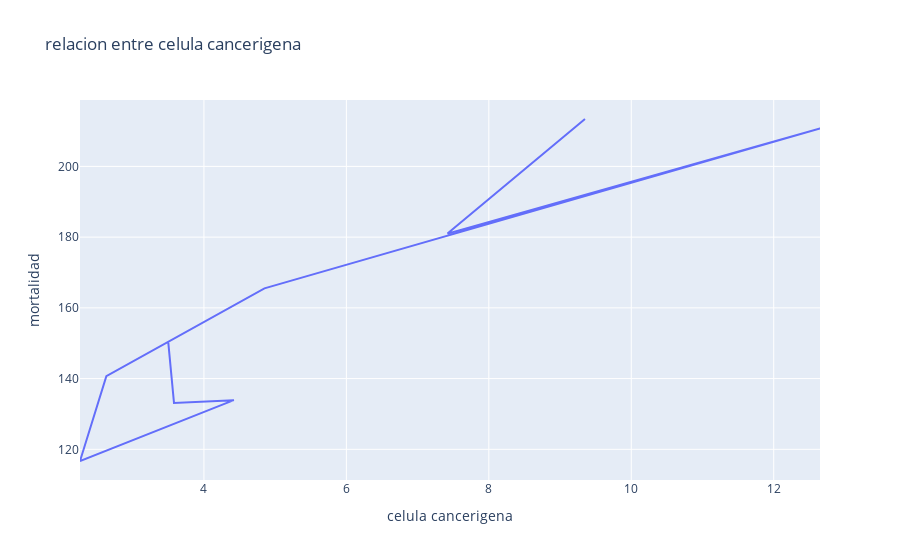

Notebook code cell kept with this figure:
### Code cell
import pandas as pd
import plotly.express as px
fig = px.line(tabla,x = tabla.keys()[0], y = tabla.keys()[1],\
              title=r'relacion entre celula cancerigena')

fig.show()

### Figure 1 — Plotly figure (JSON) as saved in the notebook; plotly's stock layout.template omitted (floating-point values rounded to 4 significant figures)
{"data": [{"hovertemplate": "celula cancerigena=%{x}<br>mortalidad=%{y}<extra></extra>", "legendgroup": "", "line": {"color": "#636efa", "dash": "solid"}, "marker": {"symbol": "circle"}, "mode": "lines", "name": "", "orientation": "v", "showlegend": false, "type": "scatter", "x": [3.5, 3.58, 4.42, 2.26, 2.63, 4.85, 12.65, 7.42, 9.35], "xaxis": "x", "y": [150.1, 133.1, 133.9, 116.7, 140.7, 165.5, 210.7, 181, 213.4], "yaxis": "y"}], "layout": {"autosize": true, "legend": {"tracegroupgap": 0}, "title": {"text": "relacion entre celula cancerigena"}, "xaxis": {"anchor": "y", "autorange": true, "domain": [0, 1], "range": [2.26, 12.65], "title": {"text": "celula cancerigena"}, "type": "linear"}, "yaxis": {"anchor": "x", "autorange": true, "domain": [0, 1], "range": [111.3, 218.8], "title": {"text": "mortalidad"}, "type": "linear"}}}
